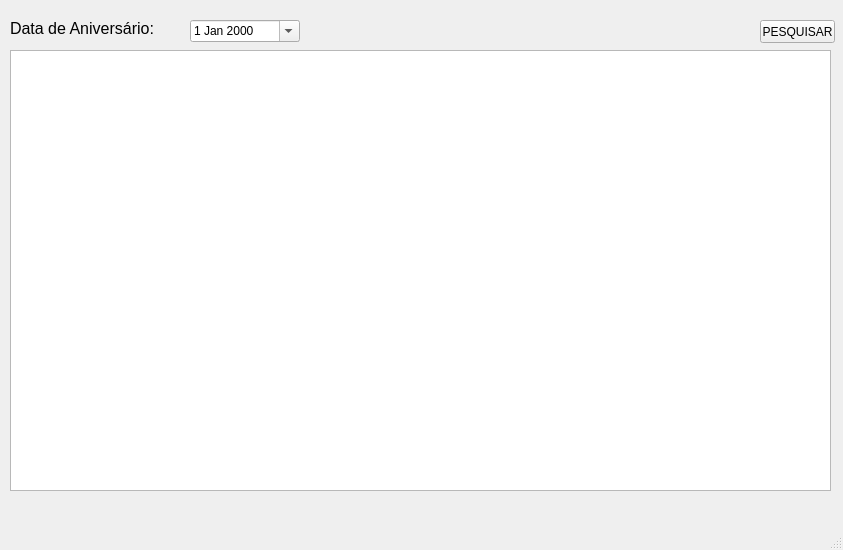
<?xml version="1.0" encoding="UTF-8"?>
<ui version="4.0">
 <class>MainWindow</class>
 <widget class="QMainWindow" name="MainWindow">
  <property name="geometry">
   <rect>
    <x>0</x>
    <y>0</y>
    <width>843</width>
    <height>550</height>
   </rect>
  </property>
  <property name="windowTitle">
   <string>Aniversariantes</string>
  </property>
  <widget class="QWidget" name="centralwidget">
   <widget class="QDateEdit" name="dateEditAniversario">
    <property name="geometry">
     <rect>
      <x>190</x>
      <y>20</y>
      <width>110</width>
      <height>22</height>
     </rect>
    </property>
    <property name="calendarPopup">
     <bool>true</bool>
    </property>
   </widget>
   <widget class="QLabel" name="labelData">
    <property name="geometry">
     <rect>
      <x>10</x>
      <y>20</y>
      <width>181</width>
      <height>16</height>
     </rect>
    </property>
    <property name="font">
     <font>
      <pointsize>12</pointsize>
     </font>
    </property>
    <property name="text">
     <string>Data de Aniversário:</string>
    </property>
   </widget>
   <widget class="QPushButton" name="pushButtonPesquisar">
    <property name="geometry">
     <rect>
      <x>760</x>
      <y>20</y>
      <width>75</width>
      <height>23</height>
     </rect>
    </property>
    <property name="text">
     <string>PESQUISAR</string>
    </property>
   </widget>
   <widget class="QTableWidget" name="tableWidgetAniversariantes">
    <property name="geometry">
     <rect>
      <x>10</x>
      <y>50</y>
      <width>821</width>
      <height>441</height>
     </rect>
    </property>
   </widget>
  </widget>
  <widget class="QMenuBar" name="menubar">
   <property name="geometry">
    <rect>
     <x>0</x>
     <y>0</y>
     <width>843</width>
     <height>26</height>
    </rect>
   </property>
  </widget>
  <widget class="QStatusBar" name="statusbar"/>
 </widget>
 <resources/>
 <connections/>
</ui>
